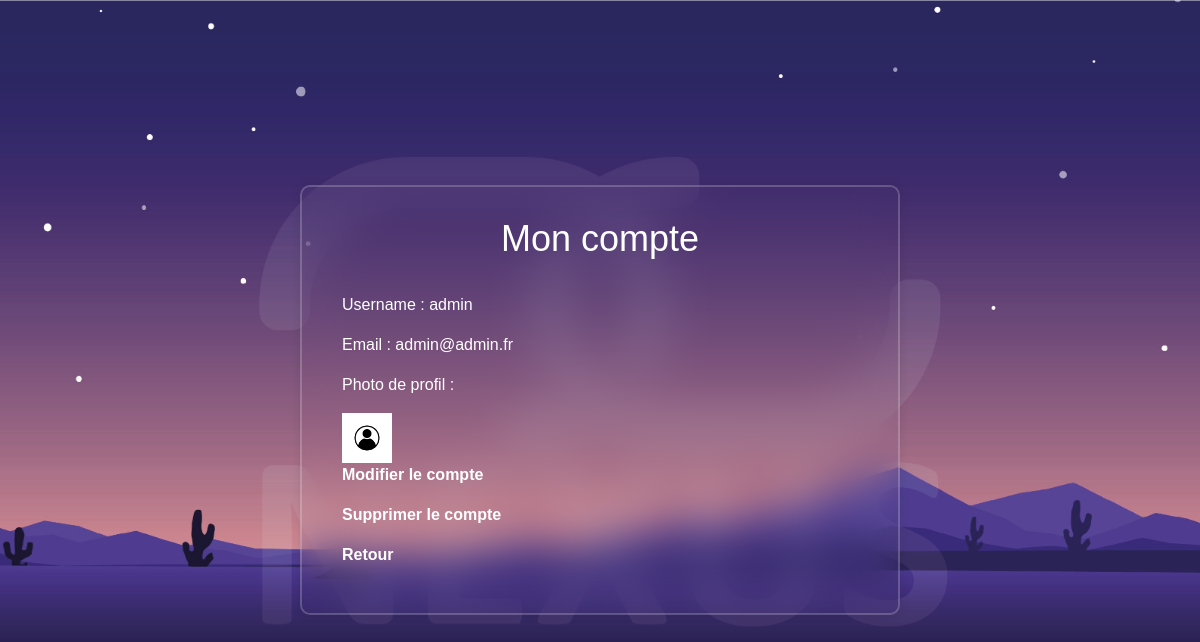
The page /users/account/ (signed in) on the database its author committed.
### users/models.py (models this page shows, shortened)
class NexusUser(AbstractUser):
  username = models.CharField(max_length = 50, unique = True)
  photo_de_profil = models.ImageField(default='default.jpg', upload_to='user_imgs',null=True,blank=True)
  email = models.EmailField(unique = True)
  is_disabled = models.BooleanField(default=False) # for removing accounts

### users/views.py (the view)
# urls.py: path('account/',views.account_view,name="account-view"),
def account_view(request):
    return render(request, 'account.html', )

### templates/account.html (shortened to what this page needs)
{% extends "base.html" %}
{% load static %}
{% block wrapper %}
    <h1>Mon compte</h1><br/>
    <p>Username : {{ request.user.username }}</p>
    <p>Email : {{ request.user.email }}</p>
    <p>Photo de profil :</p>
    <img src='{{request.user.photo_de_profil.url}}' style="width: 50px; height: 50px;">
    <div class="link"><p><a href="{% url 'account-modify' %}">Modifier le compte</a></p></div>
    <div class="link"><p><a href="/users/account/delete/">Supprimer le compte</a></p></div>
    <div class="link"><p><a href="/channels/">Retour</a></p></div>
{% endblock %}

### static/styles/style_main.css (style rules this page uses)
* { margin: 0; padding: 0; box-sizing: border-box; font-family: Arial, Helvetica, sans-serif; }
body { margin: 0; padding: 0; display: flex; justify-content: center; align-items: center; min-height: 100vh; background: url('../assets/background/main_background.png') no-repeat; background-size: cover; background-position: center; }

### static/styles/style_login.css (style rules this page uses)
.wrapper h1 { font-size: 36px; text-align: center; }
.link p a { color: white; text-decoration: none; font-weight: 600; }

### rows shown on the page
NexusUser: user.username "admin", user.email "admin@admin.fr", user.photo_de_profil (placeholder picture)
